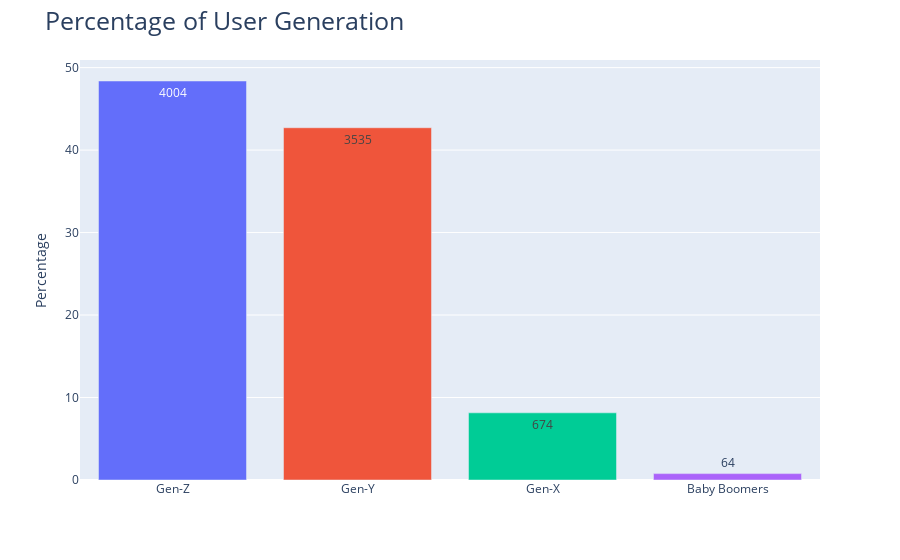

The cell this chart's notebook holds for it:
### Code cell
fig = px.bar(user_gen, 
             x='index',
             y='Percentage',
             text = 'user_generation',
             color='index'
)
fig.update_layout(showlegend=False,
                  title="Percentage of User Generation",
                  title_font=dict(size=25),
                  xaxis_title= "",
                  yaxis_title="Percentage"
)

fig.show()

### Figure 1 — Plotly figure (JSON) as saved in the notebook; plotly's stock layout.template omitted (floating-point values rounded to 4 significant figures)
{"data": [{"alignmentgroup": "True", "hovertemplate": "index=%{x}<br>Percentage=%{y}<br>user_generation=%{text}<extra></extra>", "legendgroup": "Gen-Z", "marker": {"color": "#636efa", "pattern": {"shape": ""}}, "name": "Gen-Z", "offsetgroup": "Gen-Z", "orientation": "v", "showlegend": true, "text": [4004], "textposition": "auto", "type": "bar", "x": ["Gen-Z"], "xaxis": "x", "y": [48.38], "yaxis": "y"}, {"alignmentgroup": "True", "hovertemplate": "index=%{x}<br>Percentage=%{y}<br>user_generation=%{text}<extra></extra>", "legendgroup": "Gen-Y", "marker": {"color": "#EF553B", "pattern": {"shape": ""}}, "name": "Gen-Y", "offsetgroup": "Gen-Y", "orientation": "v", "showlegend": true, "text": [3535], "textposition": "auto", "type": "bar", "x": ["Gen-Y"], "xaxis": "x", "y": [42.71], "yaxis": "y"}, {"alignmentgroup": "True", "hovertemplate": "index=%{x}<br>Percentage=%{y}<br>user_generation=%{text}<extra></extra>", "legendgroup": "Gen-X", "marker": {"color": "#00cc96", "pattern": {"shape": ""}}, "name": "Gen-X", "offsetgroup": "Gen-X", "orientation": "v", "showlegend": true, "text": [674], "textposition": "auto", "type": "bar", "x": ["Gen-X"], "xaxis": "x", "y": [8.143], "yaxis": "y"}, {"alignmentgroup": "True", "hovertemplate": "index=%{x}<br>Percentage=%{y}<br>user_generation=%{text}<extra></extra>", "legendgroup": "Baby Boomers", "marker": {"color": "#ab63fa", "pattern": {"shape": ""}}, "name": "Baby Boomers", "offsetgroup": "Baby Boomers", "orientation": "v", "showlegend": true, "text": [64], "textposition": "auto", "type": "bar", "x": ["Baby Boomers"], "xaxis": "x", "y": [0.7732], "yaxis": "y"}], "layout": {"barmode": "relative", "legend": {"title": {"text": "index"}, "tracegroupgap": 0}, "margin": {"t": 60}, "showlegend": false, "title": {"font": {"size": 25}, "text": "Percentage of User Generation"}, "xaxis": {"anchor": "y", "categoryarray": ["Gen-Z", "Gen-Y", "Gen-X", "Baby Boomers"], "categoryorder": "array", "domain": [0, 1], "title": {"text": ""}}, "yaxis": {"anchor": "x", "domain": [0, 1], "title": {"text": "Percentage"}}}}
